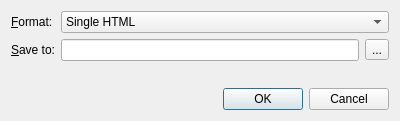
<?xml version="1.0" encoding="UTF-8"?>
<ui version="4.0">
 <class>SavePageDialog</class>
 <widget class="QDialog" name="SavePageDialog">
  <property name="geometry">
   <rect>
    <x>0</x>
    <y>0</y>
    <width>400</width>
    <height>121</height>
   </rect>
  </property>
  <property name="windowTitle">
   <string>Dialog</string>
  </property>
  <layout class="QVBoxLayout" name="verticalLayout">
   <item>
    <layout class="QGridLayout" name="gridLayout">
     <item row="0" column="0">
      <widget class="QLabel" name="label">
       <property name="text">
        <string>&amp;Format:</string>
       </property>
       <property name="buddy">
        <cstring>formatComboBox</cstring>
       </property>
      </widget>
     </item>
     <item row="0" column="1">
      <widget class="QComboBox" name="formatComboBox">
       <item>
        <property name="text">
         <string>Single HTML</string>
        </property>
       </item>
       <item>
        <property name="text">
         <string>Complete HTML</string>
        </property>
       </item>
       <item>
        <property name="text">
         <string>MIME HTML</string>
        </property>
       </item>
      </widget>
     </item>
     <item row="1" column="0">
      <widget class="QLabel" name="label_2">
       <property name="text">
        <string>&amp;Save to:</string>
       </property>
       <property name="buddy">
        <cstring>filePathLineEdit</cstring>
       </property>
      </widget>
     </item>
     <item row="1" column="1">
      <layout class="QHBoxLayout" name="horizontalLayout">
       <item>
        <widget class="QLineEdit" name="filePathLineEdit"/>
       </item>
       <item>
        <widget class="QToolButton" name="chooseFilePathButton">
         <property name="text">
          <string>...</string>
         </property>
        </widget>
       </item>
      </layout>
     </item>
    </layout>
   </item>
   <item>
    <spacer name="verticalSpacer">
     <property name="orientation">
      <enum>Qt::Vertical</enum>
     </property>
     <property name="sizeHint" stdset="0">
      <size>
       <width>20</width>
       <height>12</height>
      </size>
     </property>
    </spacer>
   </item>
   <item>
    <widget class="QDialogButtonBox" name="buttonBox">
     <property name="orientation">
      <enum>Qt::Horizontal</enum>
     </property>
     <property name="standardButtons">
      <set>QDialogButtonBox::Cancel|QDialogButtonBox::Ok</set>
     </property>
    </widget>
   </item>
  </layout>
 </widget>
 <tabstops>
  <tabstop>formatComboBox</tabstop>
  <tabstop>filePathLineEdit</tabstop>
  <tabstop>chooseFilePathButton</tabstop>
 </tabstops>
 <resources/>
 <connections>
  <connection>
   <sender>buttonBox</sender>
   <signal>accepted()</signal>
   <receiver>SavePageDialog</receiver>
   <slot>accept()</slot>
   <hints>
    <hint type="sourcelabel">
     <x>227</x>
     <y>104</y>
    </hint>
    <hint type="destinationlabel">
     <x>157</x>
     <y>120</y>
    </hint>
   </hints>
  </connection>
  <connection>
   <sender>buttonBox</sender>
   <signal>rejected()</signal>
   <receiver>SavePageDialog</receiver>
   <slot>reject()</slot>
   <hints>
    <hint type="sourcelabel">
     <x>295</x>
     <y>110</y>
    </hint>
    <hint type="destinationlabel">
     <x>286</x>
     <y>120</y>
    </hint>
   </hints>
  </connection>
 </connections>
</ui>
